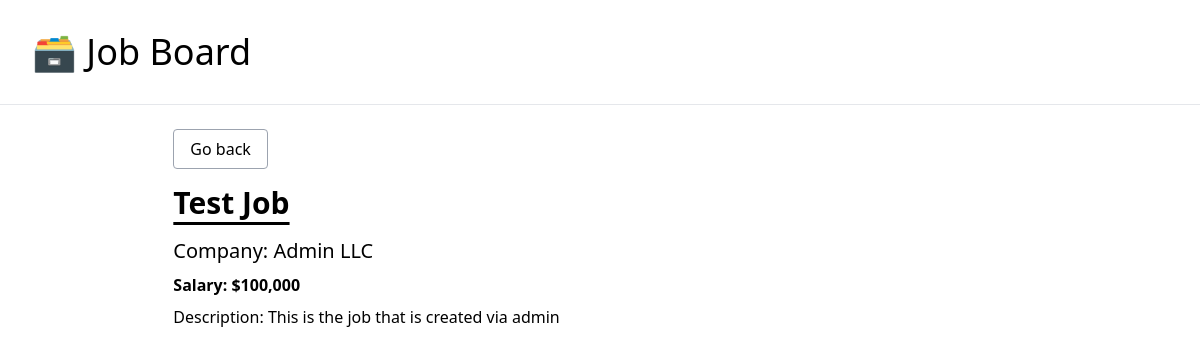
The page /job/4/ on the database its author committed.
### job_board/models.py (models this page shows, shortened)
class JobPosting(models.Model):
    title = models.CharField(max_length=100)
    description = models.TextField()
    company = models.CharField(max_length=100)
    salary = models.IntegerField()
    is_active = models.BooleanField(default=False)

### job_board/views.py (the view)
# urls.py: path("job/<int:pk>/", job_detail, name="job-detail"),
def job_detail(request, pk):
    job = get_object_or_404(JobPosting, pk=pk, is_active=True)
    context = {
        "job_postings": job
    }
    return render(request, "job_board/detail.html", context)

### job_board/templates/job_board/detail.html
{% extends 'job_board/_base.html' %}
{% load humanize %}
{% block content %}
<div class="w-10/12 mx-auto">
    <p class="pb-6"><a href="{% url 'home' %}" class="border border-gray-400 rounded px-4 py-2 hover:bg-gray-200">Go back</a></p>
    <h1 class="text-3xl font-semibold pb-4 underline underline-offset-8">{{job_postings.title}}</h1>
    <p class="pb-2 text-xl">Company: {{job_postings.company}}</p>
    <p class="pb-2 font-semibold">Salary: ${{job_postings.salary|intcomma}}</p>
    <p>Description: {{job_postings.description}}</p>
</div>
{% endblock content %}

### rows shown on the page
JobPosting: title "Test Job", company "Admin LLC", salary "100,000", description "This is the job that is created via admin"
